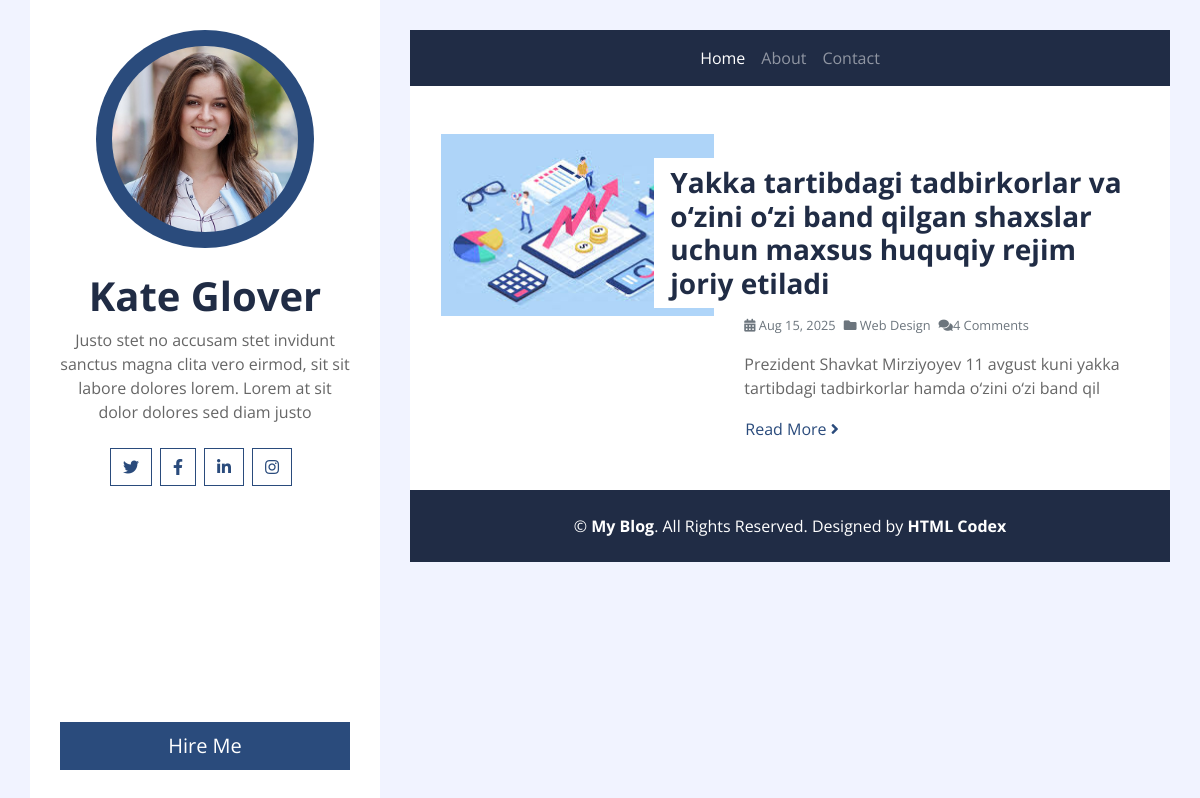
The page / on the database its author committed.
### postapp/models.py (models this page shows, shortened)
class Post(models.Model):
    title= models.CharField(max_length=200)
    body = models.TextField()
    image= models.FileField(upload_to='images/')
    created_at = models.DateTimeField(auto_now_add=True)
    class Meta:
        app_label = 'postapp'
        ordering=['-created_at']

### postapp/views.py (the view)
# urls.py: path('', GetPosts, name='post_all'),
def GetPosts(request):
    posts=Post.objects.all()
    return render(request, 'postapp/list.html', context={"posts":posts})

### templates/postapp/list.html (shortened to what this page needs)
{% extends "base.html" %}
{% load static %}
{% block content %}
<div class="container bg-white pt-5">
    {% for post in posts  %}
        <div class="row blog-item px-3 pb-5">
            <div class="col-md-5">
                {% if post.image %}
                    <img class="img-fluid mb-4 mb-md-0" src="{{post.image.url}}" alt="Image">
                {% endif %}
            </div>
            <div class="col-md-7">
                <h3 class="mt-md-4 px-md-3 mb-2 py-2 bg-white font-weight-bold">{{post.title}}</h3>
                <div class="d-flex mb-3">
                    <small class="mr-2 text-muted"><i class="fa fa-calendar-alt"></i> {{ post.created_at|date:'M d, Y' }}</small>
                    <small class="mr-2 text-muted"><i class="fa fa-folder"></i> Web Design</small>
                    <small class="mr-2 text-muted"><i class="fa fa-comments"></i>{{post.comments.count}} Comments</small>
                </div>
                <p>
                    {{post.body | slice:"100"}}
                </p>
                <a class="btn btn-link p-0" href="{% url 'post_detail' post.pk %}">Read More <i class="fa fa-angle-right"></i></a>
            </div>
        </div>
    {% endfor %}
</div>
{% endblock content %}

### rows shown on the page
Post: image (picture), title "Yakka tartibdagi tadbirkorlar va o‘zini o‘zi band qilgan shaxslar uchun maxsus huquqiy rejim joriy etiladi", created_at "Aug 15, 2025", comments.count "4", body "Prezident Shavkat Mirziyoyev 11 avgust kuni yakka tartibdagi tadbirkorlar hamda o‘zini o‘zi band qil"
